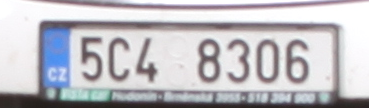
#> input picture data/crop_h2/I00000.png, 369 x 108 px, found by its file name
$ python image_cnn_processing.py   (older library calls are emulated)
#> lines starting #> are read from the running program, lines starting #| are printed output that depends on the picture; after the words box and inside, x2 and y2 are one past the last pixel; in counts of white or black regions, pixels touching at a corner belong together
# -*- coding: utf-8 -*-
"""
Created on Fri Mar 29 09:00:10 2019

@author: Hrishikesh S.

DEVELOPER COMMENTS : # for explanation
                     ## for removing code
                     If Github repository downloaded, go to line 470
"""

# cd "Desktop/Third Year/Machine Learning/Project"

import numpy as np
import cv2
import os
# For FFT2
import scipy.fftpack
import pandas as pd
import matplotlib.pyplot as plt
from skimage import measure
from skimage.io import imread
from skimage.filters import threshold_otsu
import pickle
from PIL import Image
import random
import keras
from keras.models import Sequential,Input,Model
from keras.layers import Dense, Dropout, Flatten
from keras.layers import Conv2D, MaxPooling2D
from keras.layers.normalization import BatchNormalization
from keras.layers.advanced_activations import LeakyReLU
from keras.utils import np_utils
from sklearn.preprocessing import LabelEncoder

files = os.listdir("data")

csv_files = pd.read_csv("data/trainVal.csv")
#> (reads data/trainVal.csv from the repository)


# cv2.IMREAD_COLOR : loads color image, use 1
# cv2.IMREAD_GRAYSCALE : loads image in grayscale mode, use 0
# cv2.IMREAD_UNCHANGED : loads image as such including alpha channel, use -1
# [71 lines left out: functions image_extraction, imclearborder, bwareaopen, not called in this run]

def homomorphic_filter(csv_files):
    filtered_data = []
    labels = []
    i = 0
    for index, row in csv_files.iterrows():
        i = i + 1
        try:
            file = row['image_path']
            label = row['lp']
            filename = "data/"+ file.split(sep = '/')[1] + '/' + file.split(sep = '/')[2]
            print(i, filename)
            img = cv2.imread(filename, 0)
            # Number of rows and columns
            rows = img.shape[0]
            cols = img.shape[1]
            # Remove some columns from the beginning and end
            img = img[:, 59:cols-20]
            # Number of rows and columns
            rows = img.shape[0]
            cols = img.shape[1]
            # Convert image to 0 to 1, then do log(1 + I)
            imgLog = np.log1p(np.array(img, dtype="float") / 255)
            # Create Gaussian mask of sigma = 10
            M = 2*rows + 1
            N = 2*cols + 1
            sigma = 10
            (X,Y) = np.meshgrid(np.linspace(0,N-1,N), np.linspace(0,M-1,M))
            centerX = np.ceil(N/2)
            centerY = np.ceil(M/2)
            gaussianNumerator = (X - centerX)**2 + (Y - centerY)**2
            # Low pass and high pass filters
            Hlow = np.exp(-gaussianNumerator / (2*sigma*sigma))
            Hhigh = 1 - Hlow
            # Move origin of filters so that it's at the top left corner to
            # match with the input image
            HlowShift = scipy.fftpack.ifftshift(Hlow.copy())
            HhighShift = scipy.fftpack.ifftshift(Hhigh.copy())
            # Filter the image and crop
            If = scipy.fftpack.fft2(imgLog.copy(), (M,N))
            Ioutlow = scipy.real(scipy.fftpack.ifft2(If.copy() * HlowShift, (M,N)))
            Iouthigh = scipy.real(scipy.fftpack.ifft2(If.copy() * HhighShift, (M,N)))
            # Set scaling factors and add
            gamma1 = 0.3
            gamma2 = 1.5
            Iout = gamma1*Ioutlow[0:rows,0:cols] + gamma2*Iouthigh[0:rows,0:cols]
            # Anti-log then rescale to [0,1]
            Ihmf = np.expm1(Iout)
            Ihmf = (Ihmf - np.min(Ihmf)) / (np.max(Ihmf) - np.min(Ihmf))
            Ihmf2 = np.array(255*Ihmf, dtype="uint8")
            # Threshold the image - Anything below intensity 65 gets set to white
            Ithresh = Ihmf2 < 65
            Ithresh = 255*Ithresh.astype("uint8")
            # Clear off the border.  Choose a border radius of 5 pixels
            Iclear = imclearborder(Ithresh, 5)
            # Eliminate regions that have areas below 120 pixels
            Iopen = bwareaopen(Iclear, 120)
            # [7 lines of commented-out code are left out]
            filtered_data.append(Iopen)
            labels.append(label)
        except:
            pass
    return filtered_data, labels

# character segmentation algorithms
# MSER Method (deprecated)
# only draws contours around the alphabets
# Maximally Stable External Region extractor
# [153 lines left out: functions MSER, get_component, get_segments, print_segments, convert_image_to_numpy, not called in this run]

# gray scale data
##X_gray_scale, y_gray_scale = image_extraction(csv_files, 0)
# data with rgb
##X_rgb, y_rgb = image_extraction(csv_files, 1)

# an example to show difference between grayscale image and binary image
license_plate = imread("data/crop_h1/I00000.png", as_grey = True)/255.0
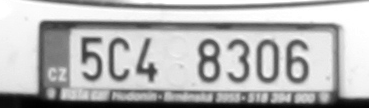
#> license_plate: shape (108, 369) float64; min 0.000474, max 0.00392, mean 0.00292; drawn with min black and max white
print(license_plate.shape)
#| (108, 369)

# see the difference between gray scale and binary image
gray_car_image = license_plate * 255
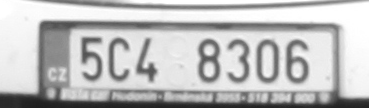
#> gray_car_image: shape (108, 369) float64; min 0.121, max 1, mean 0.745
fig, (ax1, ax2) = plt.subplots(1, 2)
ax1.imshow(gray_car_image, cmap = "gray")

# threshold_otsu is an algorithm to reduce grayscale image to binary image
threshold_value = threshold_otsu(gray_car_image)
#> threshold_value = 0.669
binary_car_image = gray_car_image > threshold_value
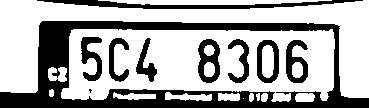
#> binary_car_image: shape (108, 369) bool; 66.8% white; 10 black regions (1 under 20 px), largest, box (x1, y1, x2, y2) and area: (0, 21, 369, 108) 8746, (37, 0, 363, 9) 1233, (198, 39, 220, 83) 581
ax2.imshow(binary_car_image, cmap = "gray")

print(binary_car_image)
#> (printed output is left out)
filtered_data, labels = homomorphic_filter(csv_files)
#> in homomorphic_filter, `img = img[:, 59:cols-20]`:
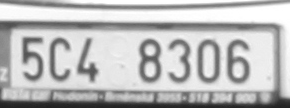
#> img: shape (108, 290); min 33, max 255, mean 187.3
#> in homomorphic_filter, `imgLog = np.log1p(np.array(img, dtype="float") / 255)`:
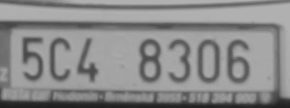
#> imgLog: shape (108, 290) float64; min 0.122, max 0.693, mean 0.542
#> pass 3 of the loop in homomorphic_filter, `for index, row in csv_files.iterrows():`:
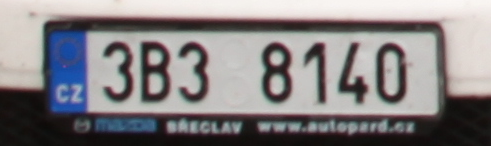
#> input picture data/crop_h2/I00001.png, 491 x 146 px, found by its file name
#> in homomorphic_filter, `img = img[:, 59:cols-20]`:
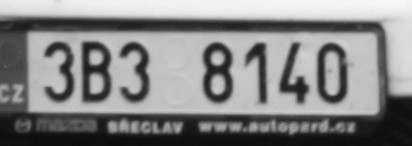
#> img: shape (146, 412); min 11, max 248, mean 131.8
#> in homomorphic_filter, `imgLog = np.log1p(np.array(img, dtype="float") / 255)`:
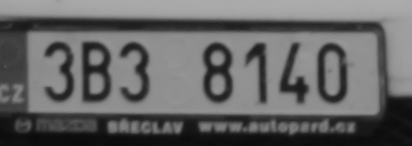
#> imgLog: shape (146, 412) float64; min 0.0422, max 0.679, mean 0.397
#> the loop made 401 passes; the first 3 are shown

# to show an image
cv2.imshow('Homomorphic filtered output', filtered_data[578])
cv2.waitKey(0)
cv2.destroyAllWindows()

# making a copy
copy_filtered_data = filtered_data

# saving / printing filtered data
# [17 lines left out: functions save_filtered_data, filtered_image_extraction, not called in this run]

filtered_files = os.listdir("images/filtered")
clean_data, clean_labels = filtered_image_extraction(filtered_files)
#m will be sent as reference and BE AWARE, once you call this m will be BLACK every where.
#so if you want to store the original image some where make sure to copy in another variable
segments_list = []
for m in filtered_data:
    corner_y = np.shape(m)[1] - 1
    corner_x = np.shape(m)[0] - 1
    get_component(m, 0, 0)
    get_component(m, 0, corner_y)
    get_component(m, corner_x, 0)
    get_component(m, corner_x, corner_y)
    segments_list.append(get_segments(m))
#print("segments is ",segments)
individual_list = []
for segments in segments_list:
    individual_list.append(print_segments(segments))
#individual can be used for further processing
# converting PIL image to numpy arrays
X = []
for plate in individual_list:
    for char in plate:
        X.append(np.array(char))

# for labels
a = labels[0]
for i in a:
    print(i)

Y = []
for i in labels:
    for j in i:
        Y.append(j)

copy_X = X

# collecting index row-wise removal
index = []
for i in range(0, len(copy_X)):
    if(np.shape(copy_X[i])[0] > 40 or np.shape(copy_X[i])[0] < 15):
        index.append(i)

# collecting index column-wise removal
index = []
for i in range(0, len(copy_X)):
    if(np.shape(np.shape(copy_X[i])[1] < 15 or np.shape(copy_X[i])[1] > 100)):
        index.append(i)

# display
for i in index:
    cv2.imshow(str(i), copy_X[i])
    cv2.waitKey(0)
    cv2.destroyAllWindows()

# [42 lines left out: functions noise_removal, flip_and_rotate, final_extraction, not called in this run]

# listing all folders
folder_list = os.listdir('images/segregated/')
# loading the images
X, Y = final_extraction(folder_list)

# determine maximum row & column size
# to know the size to which we have to pad
# [10 lines left out: function determine_max_row_and_column_size, not called in this run]

pad_x, pad_y = determine_max_row_and_column_size(X)

# padding by resizing
# we can also do a zero padding
# [6 lines left out: function image_padding_by_resize, not called in this run]

# padding by resize
X_final = image_padding_by_resize(X, pad_x, pad_y)

# encode class values as integers
# one hot encoding
encoder = LabelEncoder()
encoder.fit(Y)
encoded_Y = encoder.transform(Y)
# convert integers into categorical values
# by converting it into a bit array form (i.e. one hot encoded)
dummy_y = np_utils.to_categorical(encoded_Y)

reshape_X = np.reshape(X_final, (-1, 40, 140, 1))

# [17 lines left out: function build_model, not called in this run]

def train_model(model, train_X, train_y, batch_size, epochs):
    model = model.fit(train_X, train_y, batch_size=batch_size,epochs=epochs)
    return model

LPR_model = build_model(X)

LPR_model.summary()

LPR_model = train_model(LPR_model, reshape_X, dummy_y, 100, 10)
